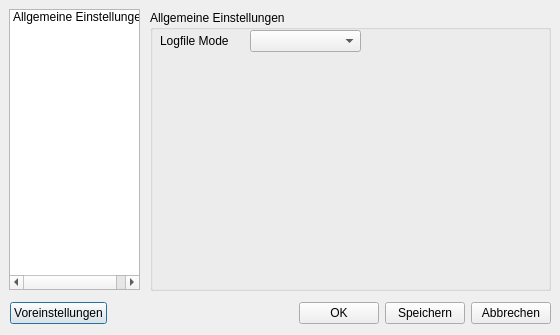
<?xml version="1.0" encoding="UTF-8"?>
<ui version="4.0">
 <author>Copyright (C) 2009 Pascal Mues</author>
 <class>SettingsDialog</class>
 <widget class="QDialog" name="SettingsDialog">
  <property name="geometry">
   <rect>
    <x>0</x>
    <y>0</y>
    <width>560</width>
    <height>335</height>
   </rect>
  </property>
  <property name="sizePolicy">
   <sizepolicy hsizetype="Fixed" vsizetype="Fixed">
    <horstretch>0</horstretch>
    <verstretch>0</verstretch>
   </sizepolicy>
  </property>
  <property name="windowTitle">
   <string>Einstellungen</string>
  </property>
  <widget class="QListWidget" name="listWidget">
   <property name="geometry">
    <rect>
     <x>9</x>
     <y>9</y>
     <width>131</width>
     <height>281</height>
    </rect>
   </property>
   <item>
    <property name="text">
     <string>Allgemeine Einstellungen</string>
    </property>
   </item>
  </widget>
  <widget class="QGroupBox" name="groupBox">
   <property name="geometry">
    <rect>
     <x>150</x>
     <y>10</y>
     <width>401</width>
     <height>281</height>
    </rect>
   </property>
   <property name="title">
    <string>Allgemeine Einstellungen</string>
   </property>
   <widget class="QComboBox" name="ui_cboLogfileMode">
    <property name="geometry">
     <rect>
      <x>100</x>
      <y>20</y>
      <width>111</width>
      <height>22</height>
     </rect>
    </property>
   </widget>
   <widget class="QLabel" name="label">
    <property name="geometry">
     <rect>
      <x>10</x>
      <y>20</y>
      <width>71</width>
      <height>21</height>
     </rect>
    </property>
    <property name="text">
     <string>Logfile Mode</string>
    </property>
   </widget>
  </widget>
  <widget class="QWidget" name="layoutWidget">
   <property name="geometry">
    <rect>
     <x>10</x>
     <y>300</y>
     <width>541</width>
     <height>27</height>
    </rect>
   </property>
   <layout class="QHBoxLayout" name="horizontalLayout">
    <item>
     <widget class="QPushButton" name="ui_btnDefaults">
      <property name="text">
       <string>Voreinstellungen</string>
      </property>
     </widget>
    </item>
    <item>
     <spacer name="horizontalSpacer">
      <property name="orientation">
       <enum>Qt::Horizontal</enum>
      </property>
      <property name="sizeHint" stdset="0">
       <size>
        <width>40</width>
        <height>20</height>
       </size>
      </property>
     </spacer>
    </item>
    <item>
     <widget class="QPushButton" name="ui_btnOkay">
      <property name="text">
       <string>OK</string>
      </property>
     </widget>
    </item>
    <item>
     <widget class="QPushButton" name="ui_btnSave">
      <property name="text">
       <string>Speichern</string>
      </property>
     </widget>
    </item>
    <item>
     <widget class="QPushButton" name="ui_btnAbort">
      <property name="text">
       <string>Abbrechen</string>
      </property>
     </widget>
    </item>
   </layout>
  </widget>
 </widget>
 <resources/>
 <connections/>
</ui>
